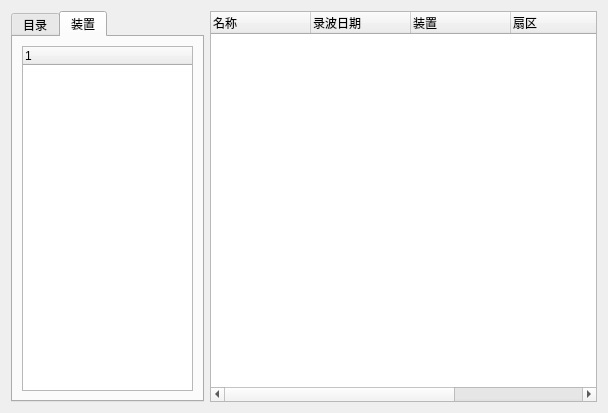
<?xml version="1.0" encoding="UTF-8"?>
<ui version="4.0">
 <class>QDlgFileView</class>
 <widget class="QDialog" name="QDlgFileView">
  <property name="geometry">
   <rect>
    <x>0</x>
    <y>0</y>
    <width>608</width>
    <height>413</height>
   </rect>
  </property>
  <property name="windowTitle">
   <string>文件列表</string>
  </property>
  <layout class="QHBoxLayout" name="horizontalLayout" stretch="1,2">
   <item>
    <widget class="QTabWidget" name="tabWidget">
     <property name="currentIndex">
      <number>1</number>
     </property>
     <widget class="QWidget" name="tab">
      <attribute name="title">
       <string>目录</string>
      </attribute>
      <layout class="QGridLayout" name="gridLayout">
       <item row="0" column="0">
        <widget class="QTreeWidget" name="m_lvDir">
         <column>
          <property name="text">
           <string notr="true">1</string>
          </property>
         </column>
        </widget>
       </item>
      </layout>
     </widget>
     <widget class="QWidget" name="tab_2">
      <attribute name="title">
       <string>装置</string>
      </attribute>
      <layout class="QGridLayout" name="gridLayout_2">
       <item row="0" column="0">
        <widget class="QTreeWidget" name="m_lvDevice">
         <column>
          <property name="text">
           <string notr="true">1</string>
          </property>
         </column>
        </widget>
       </item>
      </layout>
     </widget>
    </widget>
   </item>
   <item>
    <widget class="QTreeWidget" name="m_lvFile">
     <column>
      <property name="text">
       <string>名称</string>
      </property>
     </column>
     <column>
      <property name="text">
       <string>录波日期</string>
      </property>
     </column>
     <column>
      <property name="text">
       <string>装置</string>
      </property>
     </column>
     <column>
      <property name="text">
       <string>扇区</string>
      </property>
     </column>
     <column>
      <property name="text">
       <string>故障状态</string>
      </property>
     </column>
     <column>
      <property name="text">
       <string>大小</string>
      </property>
     </column>
    </widget>
   </item>
  </layout>
 </widget>
 <resources/>
 <connections/>
</ui>
